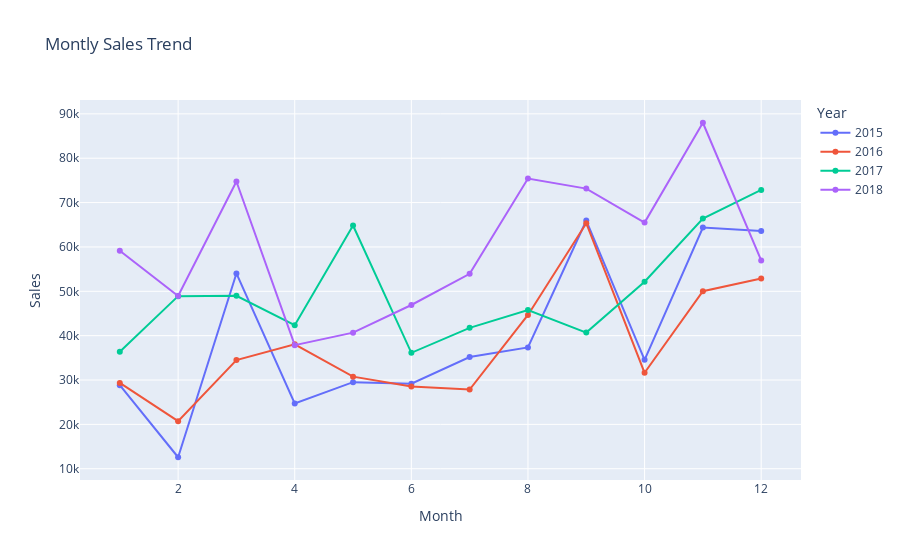

Source (notebook cell):
### Markdown cell above
🔹 Prepare Monthly Sales Data

### Code cell
#Group data
monthly_sales = df.groupby(["Year", "Month"])["Sales"].sum().reset_index()
#createplot
fig = px.line(monthly_sales, x="Month", y="Sales", color="Year", title="Montly Sales Trend", markers=True)
fig.show()

### Figure 1 — Plotly figure (JSON) as saved in the notebook; plotly's stock layout.template omitted (floating-point values rounded to 4 significant figures)
{"data": [{"hovertemplate": "Year=2015<br>Month=%{x}<br>Sales=%{y}<extra></extra>", "legendgroup": "2015", "line": {"color": "#636efa", "dash": "solid"}, "marker": {"symbol": "circle"}, "mode": "markers+lines", "name": "2015", "orientation": "v", "showlegend": true, "type": "scatter", "x": [1, 2, 3, 4, 5, 6, 7, 8, 9, 10, 11, 12], "xaxis": "x", "y": [28830.0, 12590.0, 54030.0, 24710.0, 29520.0, 29180.0, 35190.0, 37350.0, 65960.0, 34560.0, 64370.0, 63570.0], "yaxis": "y"}, {"hovertemplate": "Year=2016<br>Month=%{x}<br>Sales=%{y}<extra></extra>", "legendgroup": "2016", "line": {"color": "#EF553B", "dash": "solid"}, "marker": {"symbol": "circle"}, "mode": "markers+lines", "name": "2016", "orientation": "v", "showlegend": true, "type": "scatter", "x": [1, 2, 3, 4, 5, 6, 7, 8, 9, 10, 11, 12], "xaxis": "x", "y": [29350.0, 20730.0, 34490.0, 38060.0, 30760.0, 28520.0, 27860.0, 44670.0, 65350.0, 31630.0, 50010.0, 52890.0], "yaxis": "y"}, {"hovertemplate": "Year=2017<br>Month=%{x}<br>Sales=%{y}<extra></extra>", "legendgroup": "2017", "line": {"color": "#00cc96", "dash": "solid"}, "marker": {"symbol": "circle"}, "mode": "markers+lines", "name": "2017", "orientation": "v", "showlegend": true, "type": "scatter", "x": [1, 2, 3, 4, 5, 6, 7, 8, 9, 10, 11, 12], "xaxis": "x", "y": [36380.0, 48910.0, 48990.0, 42370.0, 64840.0, 36130.0, 41760.0, 45770.0, 40690.0, 52160.0, 66390.0, 72850.0], "yaxis": "y"}, {"hovertemplate": "Year=2018<br>Month=%{x}<br>Sales=%{y}<extra></extra>", "legendgroup": "2018", "line": {"color": "#ab63fa", "dash": "solid"}, "marker": {"symbol": "circle"}, "mode": "markers+lines", "name": "2018", "orientation": "v", "showlegend": true, "type": "scatter", "x": [1, 2, 3, 4, 5, 6, 7, 8, 9, 10, 11, 12], "xaxis": "x", "y": [59130.0, 48930.0, 74750.0, 37850.0, 40680.0, 46910.0, 53940.0, 75410.0, 73150.0, 65500.0, 88000.0, 56960.0], "yaxis": "y"}], "layout": {"legend": {"title": {"text": "Year"}, "tracegroupgap": 0}, "title": {"text": "Montly Sales Trend"}, "xaxis": {"anchor": "y", "domain": [0, 1], "title": {"text": "Month"}}, "yaxis": {"anchor": "x", "domain": [0, 1], "title": {"text": "Sales"}}}}
